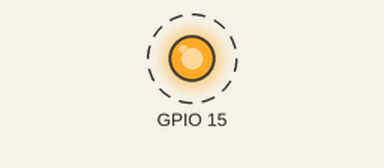
Simulated run of this sketch. Board: ESP32. On the bench: output pins drawn as LEDs (lit = HIGH). Dashed ring = blinking. WiFi joins after 1.5 s; servers stay silent unless stated; what the sketch prints to the serial monitor is not drawn.

Above: at 2.5 s.
Timing chart, 0 to 5.3 s (numbered marks = the images above):
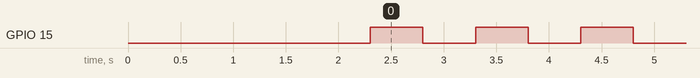

The sketch:

Lolin_Blink.ino
```cpp
//Libreria per WiFi
#include <WiFi.h>


void setup() {
  // put your setup code here, to run once:
  pinMode(15, OUTPUT);
  Serial.begin(115200);
  delay(300);
  Serial.print("WiFi Connect");

  //Attende che il router accolga la richiesta

  //Nome rete e password
  WiFi.begin("IoT - WIFI", "03GDVBH223");

  //Verifica lo stato della rete
  //WL_CONNECTED :Costante
  while(WiFi.status()!= WL_CONNECTED) {
    delay(1000);
    Serial.print(".");
  }

  Serial.println("\nConnesso");

  Serial.print("IP: ");
  //Ottengo l'indirizzo IP
  Serial.println(WiFi.localIP());

}

void loop() {

  //Meglio non lasciare il loop vuoto!!
  if(WiFi.status() != WL_CONNECTED) {

    //Se la scheda si scollega, cerco di ricollegarmi
    WiFi.disconnect();
    delay(1000);
    WiFi.reconnect();
  }

  digitalWrite(15, !digitalRead(15));
  delay(500);

}
```

Measured:
- by itself, GPIO 15: alternates HIGH for 0.50 s and LOW for 0.50 s
